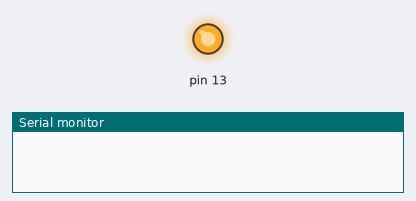
The sketch below on a simulated Arduino Uno, built with avr-gcc and run on an emulated ATmega328P. Shown: output pins drawn as LEDs (lit = HIGH), the last lines printed to the serial monitor.

Above: at 2.5 s.
At 7.5 s:
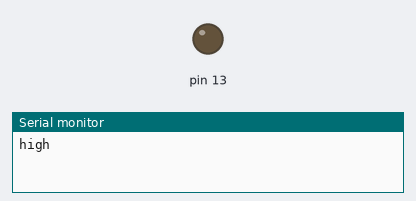
Timing chart, 0 to 13.0 s (numbered marks = the images above):
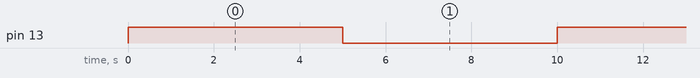

Measured:
- by itself, pin 13: alternates HIGH for 5.0 s and LOW for 5.0 s

The sketch:

relayOnOff.ino
```cpp
void setup() {
  pinMode(13, OUTPUT);
  Serial.begin(115200);
}

void loop() {
  digitalWrite(13, HIGH);   // turn the LED on (HIGH is the voltage level)
  delay(5000);              // wait for a second
  Serial.println("high");
  digitalWrite(13, LOW);    // turn the LED off by making the voltage LOW
  delay(5000);              // wait for a second
  Serial.println("low");
}
```
